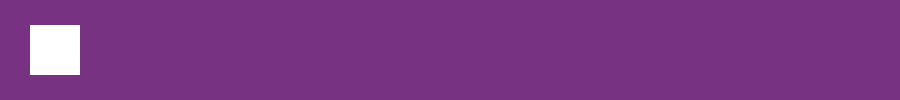
Frame 1 (no input)
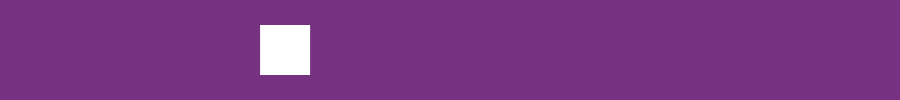
Frame 60 (the mouse pressed at the canvas centre just before this capture)
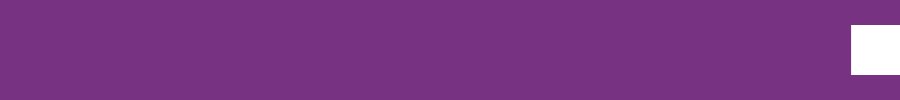
Frame 120 (the mouse held since frame 60 and released just before this capture)

The Processing sketch that drew these frames (run headless with seeded random() and noise(); from frame 60 on, the mouse is pressed at the canvas centre):

// Processing sketch: squareLine
// ── squareLine.pde
float squarePosition = 30;
float squareVelocity = 1;
float squareAcceleration = .1;

void setup() {
  size(900, 100);
  noStroke();
}
void draw() {
  background(120, 50, 130);
  rect(squarePosition, 25, 50, 50);
  squarePosition += squareVelocity;
  squareVelocity += squareAcceleration;
}
